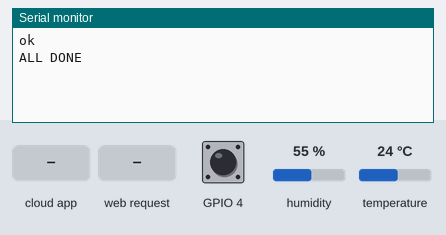
Recording of a sketch running on a simulated ESP32-C3. Parts: the last lines printed to the serial monitor. The inputs (shaded band) are chosen by the test bench; at power-on: GPIO 4 HIGH, humidity 55 %, temperature 24 °C. WiFi joins after 1.5 s; servers stay silent unless stated; network time is answered at once with the bench clock; the local clock reads 2024-03-15 10:24:30 at power-on unless the sketch sets it.

Above: at 3.3 s.
3.4 s: the phone or cloud app sets Humidity to 1
At 4.3 s:
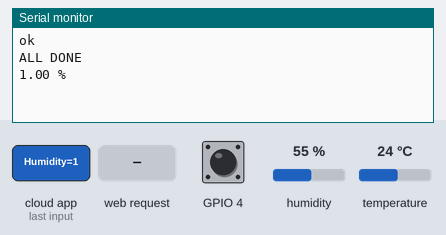
4.9 s: the phone or cloud app sets Temperature to 1
At 5.4 s:
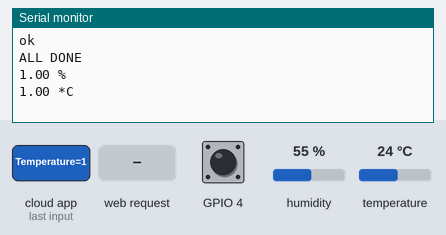
6.4 s: HTTP request GET /Temperature received
At 7.2 s:
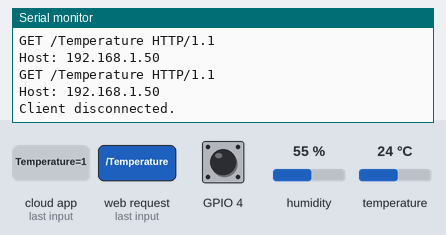
7.9 s: HTTP request GET /Humidity received
At 8.3 s:
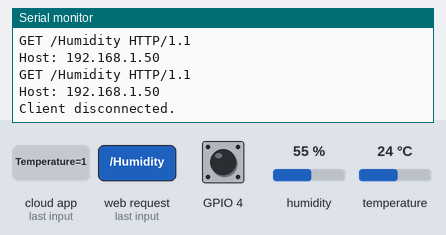
9.4 s: HTTP request GET /esp received
At 10.6 s:
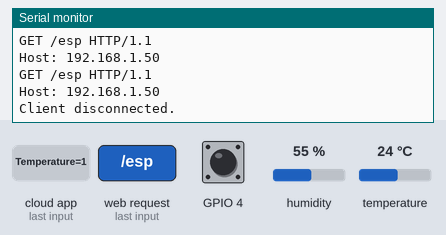
10.9 s: HTTP request GET /string received
At 11.8 s:
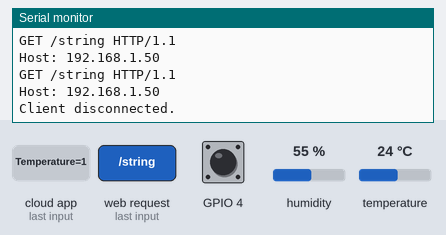

Measured:
- after the input at 3.4 s, the serial monitor: prints a new line after 0.05 s (image 1)
- after the input at 4.9 s, the serial monitor: prints a new line after 0.05 s (image 2)
- after the input at 6.4 s, the serial monitor: prints a new line at once (image 3)
- after the input at 7.9 s, the serial monitor: prints a new line at once (image 4)
- after the input at 9.4 s, the serial monitor: prints a new line at once (image 5)
- after the input at 10.9 s, the serial monitor: prints a new line at once (image 6)

The sketch:

esp32c3_BME_FDB_ver9.ino
```cpp
// https://www.grc.com/fingerprints.htm
#include <Arduino.h>
#include <WiFi.h>
#include <WebServer.h>
#include <WiFiManager.h>
#include <Wire.h>
#include <Adafruit_Sensor.h>
// #include <Adafruit_BME280.h>
#include <SPI.h>
#include <DHT.h>
#include <Firebase_ESP_Client.h>
#include <NTPClient.h>

#include "addons/TokenHelper.h"
#include "addons/RTDBHelper.h"
#define DHTPIN 3
#define DHTTYPE DHT22

String ele = "bme";
WiFiUDP ntpUDP;
NTPClient timeClient(ntpUDP, "time.stdtime.gov.tw");
DHT dht(DHTPIN, DHTTYPE);
// #define SEALEVELPRESSURE_HPA (1013.25)
// Adafruit_BME280 bme;

WiFiServer server(80);

String header;

const int rs = D2;

unsigned long currentTime = millis();
unsigned long previousTime = 0;
const long timeoutTime = 2000;
#define DATABASE_URL "https://esp8266-ai2-default-rtdb.firebaseio.com"
#define API_KEY "AIzaSyAF4OdtYUAomk_4WnvE5MXb_nphlQ33UyA"
FirebaseData fbdo, fbdo_ALL, fbdo_D4;
FirebaseAuth auth;
FirebaseConfig config;
unsigned long sendDataPrevMillis = 0;
int count = 0;
bool signupOK = false;

String A = "";
String IP = "";
String STAT1 = "";
String STAT2 = "";
String CNSTAT = "";

void setup() {
  Serial.begin(115200);

  pinMode(rs, INPUT_PULLUP);   digitalWrite(rs, HIGH);
  // bool status;
  // status = bme.begin(0x76);
  dht.begin();

  WiFiManager wifiManager;
  if (digitalRead(rs) == LOW){
    wifiManager.resetSettings();
  }

  wifiManager.autoConnect("sMART sTUFF");

  A = WiFi.macAddress();
  IP =  WiFi.localIP().toString();
  timeClient.begin();
  timeClient.setTimeOffset(28800);

  STAT1 = A + "/Temperature";
  STAT2 = A + "/Humidity";
  CNSTAT = A + "/esp";

  config.api_key = API_KEY;
  config.database_url = DATABASE_URL;
  if (Firebase.signUp(&config, &auth, "", "")){
    Serial.println("ok");
    signupOK = true;
  }
  else{
    Serial.printf("%s\n", config.signer.signupError.message.c_str());
  }
  config.token_status_callback = tokenStatusCallback;
  Firebase.begin(&config, &auth);
  Firebase.reconnectWiFi(true);

  if (!Firebase.RTDB.beginStream(&fbdo_ALL, A)) {
    Serial.print ("ALL begin error ");
    Serial.println(fbdo_ALL.errorReason());
  }
  Firebase.RTDB.setStreamCallback(&fbdo_ALL, call, streamTimeoutCallback);
  Firebase.RTDB.setFloat(&fbdo_ALL, STAT1, dht.readTemperature());
  Firebase.RTDB.setFloat(&fbdo_ALL, STAT2, dht.readHumidity());
  // Firebase.RTDB.setFloat(&fbdo_ALL, STAT1, bme.readTemperature());
  // Firebase.RTDB.setFloat(&fbdo_ALL, STAT2, bme.readHumidity());
  Firebase.RTDB.setString(&fbdo_ALL, CNSTAT, "0");

  server.begin();

  Serial.println("ALL DONE");
}

void loop(){
  Web();
  time();

  if (Firebase.isTokenExpired()){
    Firebase.refreshToken(&config);
    Firebase.RTDB.setString(&fbdo_ALL, CNSTAT, "1");
    Serial.println("Refresh token");
  }

}
void streamTimeoutCallback(bool timeout){
  if (timeout){
    Serial.println("stream timeout, resuming...\n");
  }
  if (!fbdo_ALL.httpConnected()){
    Serial.printf("error code: %d, reason: %s\n\n", fbdo_ALL.httpCode(), fbdo_ALL.errorReason().c_str());
  }
}
void Web(){
  WiFiClient client = server.available();
  if (client) {
    Serial.println("New Client.");
    String currentLine = "";
    currentTime = millis();
    previousTime = currentTime;
    while (client.connected() && currentTime - previousTime <= timeoutTime) { // loop while the client's connected
      currentTime = millis();
      if (client.available()) {
//        header = client.readStringUntil('\r');
        char c = client.read();
        Serial.write(c);
       header += c;
        if (c == '\n') {
          if (currentLine.length() == 0) {
            client.println("HTTP/1.1 200 OK");
            client.println("Content-type:text/html");
            client.println("Connection: close");
            client.println();
            Serial.println(header);

            client.println("<!DOCTYPE html><html>");
            client.println("<head><meta charset='utf-8' name=\"viewport\" content=\"width=device-width, initial-scale=1\">");
            client.println("<link rel=\"icon\" href=\"data:,\">");

            client.println("<style>html { font-family: Helvetica; display: inline-block; margin: 0px auto; text-align: center;}");
            client.println(".button { background-color: #195B6A; border: none; color: white; padding: 16px 40px;");
            client.println("text-decoration: none; font-size: 30px; margin: 2px; cursor: pointer;}");
            client.println(".button2 {background-color: #77878A;}</style>");
            client.println("</head>");
            client.println("<body><h1>MAC=" + A + "</h1>");
            client.println("<h2>ELEMENT=" + ele + "</h2>");
            client.println("<h3>裝置名稱 = sMART sTUFF 溫溼度感測器</h3>");
            client.println("<h4>IP=" + IP + "</h4>");
            client.println("</body></html>");
            client.println();
            break;
          } else {
            currentLine = "";
          }
        } else if (c != '\r') {
          currentLine += c;
        }
      }
    }
    header = "";
    client.stop();
    Serial.println("Client disconnected.");
    Serial.println("");
  }
}
void call(FirebaseStream data){
  if(Firebase.ready() && signupOK){
    if (fbdo_ALL.dataPath() == "/esp"){
        if(fbdo_ALL.dataType() == "string"){
          if (fbdo_ALL.stringData() == "1") {
            Firebase.RTDB.setString(&fbdo_ALL, CNSTAT, "2");
          }
        }
      }
    if (fbdo_ALL.dataPath() == "/Humidity"){
      Serial.print(fbdo_ALL.floatData());
      Serial.println(" % ");
    }
    if (fbdo_ALL.dataPath() == "/Temperature"){
      Serial.print(fbdo_ALL.floatData());
      Serial.println(" *C ");
    }
  }
}
void time() {
  timeClient.update();
  if (timeClient.getSeconds() == 0 || timeClient.getSeconds() == 15 || timeClient.getSeconds() == 30 || timeClient.getSeconds() == 45) {
    Firebase.RTDB.setFloat(&fbdo, STAT1, dht.readTemperature());
    Firebase.RTDB.setFloat(&fbdo, STAT2, dht.readHumidity());
    // Firebase.RTDB.setFloat(&fbdo, STAT1, bme.readTemperature());
    // Firebase.RTDB.setFloat(&fbdo, STAT2, bme.readHumidity());
  }
}
```
